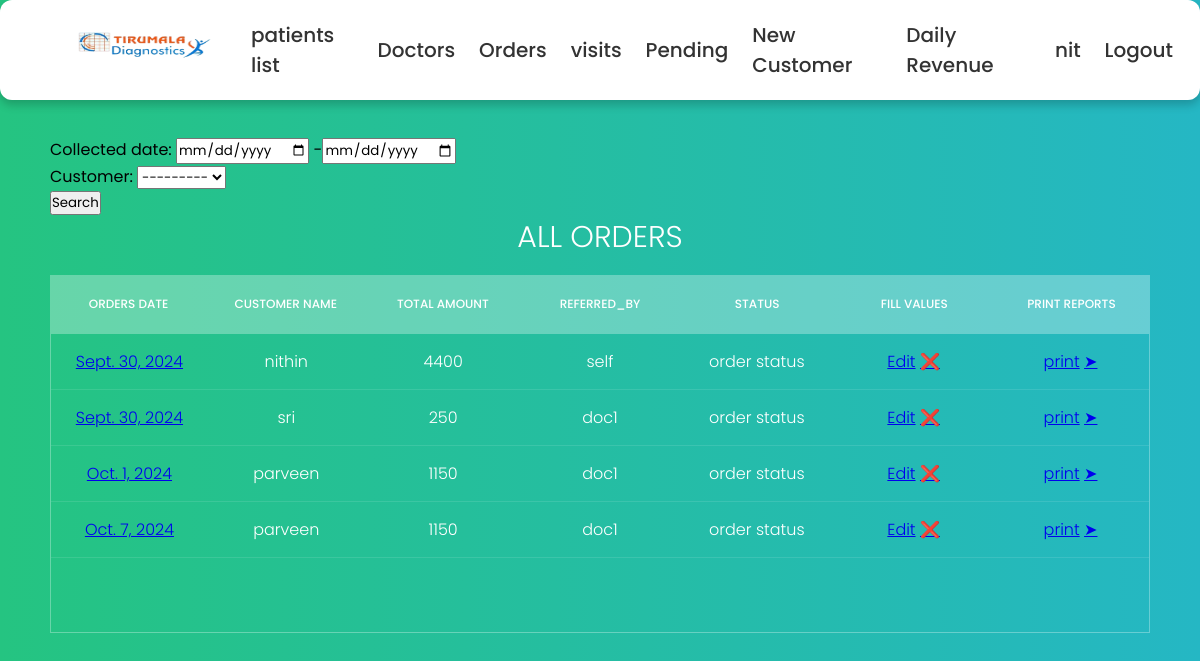
The app's page /orders_list (signed in), older data.
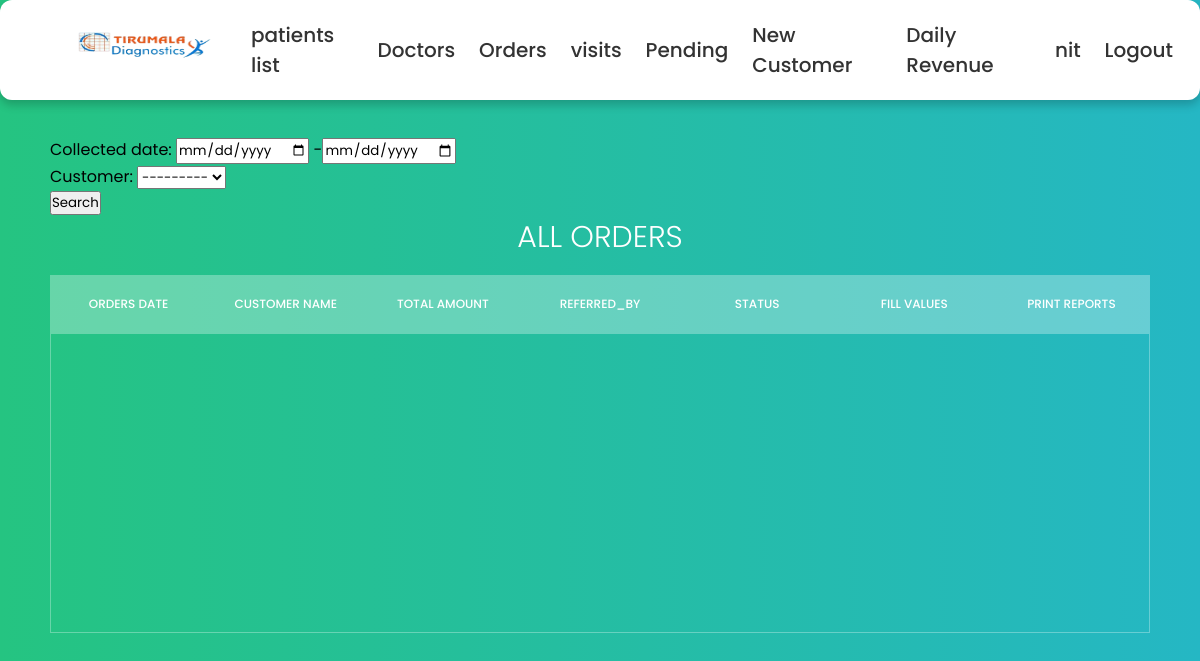
The same page, newer data.
### details/models.py (models this page shows, shortened)
class Order(models.Model):
    def get_total(self):
        total = sum(test.price for test in self.tests.all())
        return total
    collected_at = models.ForeignKey(Locations, on_delete=models.DO_NOTHING,null=True)
    referred_by = models.ForeignKey(Doctor, on_delete=models.DO_NOTHING,null=True)
    collected_date = models.DateField(null= True)
    expected_complete_date = models.DateField(null=True)
    tests = models.ManyToManyField(Test, blank=False)
    customer = models.ForeignKey(Customer,on_delete=models.DO_NOTHING, blank=False)
    order_id = models.UUIDField(default=uuid.uuid4, primary_key=True)
    collected_by = models.ForeignKey(Tech, on_delete=models.DO_NOTHING,null=True, related_name='collected_by', blank = True)
    tested_by = models.ForeignKey(Tech, on_delete=models.DO_NOTHING,null=True, related_name='tested_by', blank = True)
    report_by = models.ForeignKey(Tech, on_delete=models.DO_NOTHING,null=True, related_name='report_by',blank=True)
    collected_datetime = models.DateTimeField(null=True)  # For date and time
    tested_datetime = models.DateTimeField(null=True)  # For date and time
    report_datetime = models.DateTimeField(null=True)  # For date and time
    hba1c = models.CharField(max_length=10, blank= True)
    blood_urea_nitrogen = models.CharField(max_length=10, blank=True)
    cotinine = models.CharField(max_length=10, blank=True)
    esr_1_hour = models.CharField(max_length=10, blank=True)
    hbsag = models.CharField(max_length=10, blank=True)
    hiv_1_and_2 = models.CharField(max_length=10, blank=True)
    colour = models.CharField(max_length=10, blank=True)
    specific_gravity = models.CharField(max_length=10, blank=True)
    ph = models.CharField(max_length=10, blank=True)
    blood = models.CharField(max_length=10, blank=True)
    albumin = models.CharField(max_length=10, blank=True)
    sugar = models.CharField(max_length=10, blank=True)
    ketone_bodies = models.CharField(max_length=10, blank=True)
    nitrite = models.CharField(max_length=10, blank=True)
    urobilinogen = models.CharField(max_length=10, blank=True)
    leucocytes = models.CharField(max_length=10, blank=True)
    bile_salts = models.CharField(max_length=10, blank=True)
    bile_pigments = models.CharField(max_length=10, blank=True)
    pus_cells = models.CharField(max_length=10, blank=True)
    epithelial_cells = models.CharField(max_length=10, blank=True)
    rbcs = models.CharField(max_length=10, blank=True)
    bacteria = models.CharField(max_length=10, blank=True)
    others = models.CharField(max_length=10, blank=True)
    haemoglobin = models.CharField(max_length=10, blank=True)
    rbc_count = models.CharField(max_length=10, blank=True)
    pcv = models.CharField(max_length=10, blank=True)
    platelets = models.CharField(max_length=10, blank=True)
    wbc = models.CharField(max_length=10, blank=True)
    neutrophils = models.CharField(max_length=10, blank=True)
    lymphocytes = models.CharField(max_length=10, blank=True)
    eosinophils = models.CharField(max_length=10, blank=True)
    monocytes = models.CharField(max_length=10, blank=True)
    basophils = models.CharField(max_length=10, blank=True)
    mcv = models.CharField(max_length=10, blank=True)
    mchc = models.CharField(max_length=10, blank=True)
    mch = models.CharField(max_length=10, blank=True)
    random_blood_sugar = models.CharField(max_length=10, blank=True)
    uric_acid = models.CharField(max_length=10, blank=True)
    serum_creatinine = models.CharField(max_length=10, blank=True)
    total_cholesterol = models.CharField(max_length=10, blank=True)
    hdl = models.CharField(max_length=10, blank=True)
    ldl = models.CharField(max_length=10, blank=True)
    vldl = models.CharField(max_length=10, blank=True)
    triglycerides = models.CharField(max_length=10, blank=True)
    chol_hdl_ratio = models.CharField(max_length=10, blank=True)
    total_bilirubin = models.CharField(max_length=10, blank=True)
    direct_bilirubin = models.CharField(max_length=10, blank=True)
    indirect_bilirubin = models.CharField(max_length=10, blank=True)
    alkaline_phosphatase = models.CharField(max_length=10, blank=True)
    serum_gpt = models.CharField(max_length=10, blank=True)
    serum_got = models.CharField(max_length=10, blank=True)
    total_proteins = models.CharField(max_length=10, blank=True)
    albumin = models.CharField(max_length=10, blank=True)
    globulin = models.CharField(max_length=10, blank=True)
    alb_glob_ratio = models.CharField(max_length=10, blank=True)
    ggtp = models.CharField(max_length=10, blank=True)

class Customer(models.Model):
    user = models.OneToOneField(User, on_delete=models.CASCADE, null=True)  # Add this line
    title = models.ForeignKey(Title, on_delete=models.DO_NOTHING,null=True)
    patient_name = models.CharField(max_length=50)
    mobile = models.IntegerField(null=True)
    email = models.EmailField(null=True)
    gender = models.ForeignKey(Gender, on_delete=models.DO_NOTHING,null=True)
    age = models.CharField(max_length=4, null=True)
    patient_address = models.CharField(max_length=150)
    def __str__(self):
        return self.patient_name

class Test(models.Model):
    is_collected = {('yes', 'yes'),
              ('no', 'no')}
    test_id = models.AutoField(primary_key=True)
    test_name = models.CharField(max_length=50)
    collection_status = models.CharField(max_length=20, choices=is_collected, blank=False, default='no')
    price = models.IntegerField()

class Doctor(models.Model):
    doctor_name = models.CharField(max_length=50)
    commission = models.IntegerField()
    doctor_mobile = models.IntegerField(null=True)
    doctor_email = models.EmailField(null=True)
    def __str__(self):
        return self.doctor_name

### details/views.py (the view)
# urls.py: path('orders_list',orders_list, name='orders_list'),
@login_required(login_url='user_login')
@group_required(['Techician'])
def orders_list(request):
    f = OrderFilter(request.GET, queryset=Order.objects.all())
    return render(request, 'orders.html', {'filter': f})

### details/views.py (called while the page is built)
def group_required(group_names):
    if not isinstance(group_names, (list, tuple)):
        group_names = [group_names]  # Ensure it's always a list or tuple
    def in_groups(user):
        return user.is_authenticated and (user.is_superuser or user.groups.filter(name__in=group_names).exists())
    return user_passes_test(in_groups)

### details/Templates/orders.html (shortened to what this page needs)
{% extends "base.html" %}
{% block content%}
<section>
  <form method="get">
    {{ filter.form.as_p }}
    <button type="submit">Search</button>
  </form>
    <h1>All Orders</h1>
    <div class="tbl-header">
      <table cellpadding="0" cellspacing="0" border="0">
        <thead>
          <tr>
            <th>Orders Date</th>
            <th>Customer Name</th>
            <th>total amount</th>
            <th>referred_by</th>
            <th>status </th>
            <th>fill values </th>
            <th>print reports </th>
          </tr>
        </thead>
      </table>
    </div>
    <div class="tbl-content">
      <table cellpadding="0" cellspacing="0" border="0">
        {% for order in filter.qs%}
        <tbody>
            <tr>
                <td><a href="{% url 'order_details' order.order_id %}"> {{order.collected_date}}</a></td>
                <td>{{order.customer.patient_name}}</td>
                <td> {{order.get_total}}</td>
                <td> {{order.referred_by}}</td>
                <td> order status</td>
                <td><a href="{% url 'fill_values' order.order_id %}"> Edit</a>
                    <a href="{% url 'delete_order' order.order_id %}"> ❌</a>
                </td>
                <td>
                  <a href="{% url 'generate_pdf_for_tests' order.order_id %}"> print</a>
                  <a target= "blank" href="{% url 'share_report' order_id=order.order_id %}" class="btn btn-primary">➤
                  </a>
                </td>
            </tr>
        </tbody>
    </div>
        {% endfor %}
      </table>
  </section>
{% endblock %}

Row changes from the older to the newer data that the page shows:
removed Order: collected_date "Sept. 30, 2024", customer.patient_name "nithin", get_total "4400", referred_by "self"
removed Order: collected_date "Sept. 30, 2024", customer.patient_name "sri", get_total "250", referred_by "doc1"
removed Order: collected_date "Oct. 1, 2024", customer.patient_name "parveen", get_total "1150", referred_by "doc1"
removed Order: collected_date "Oct. 7, 2024", customer.patient_name "parveen", get_total "1150", referred_by "doc1"
